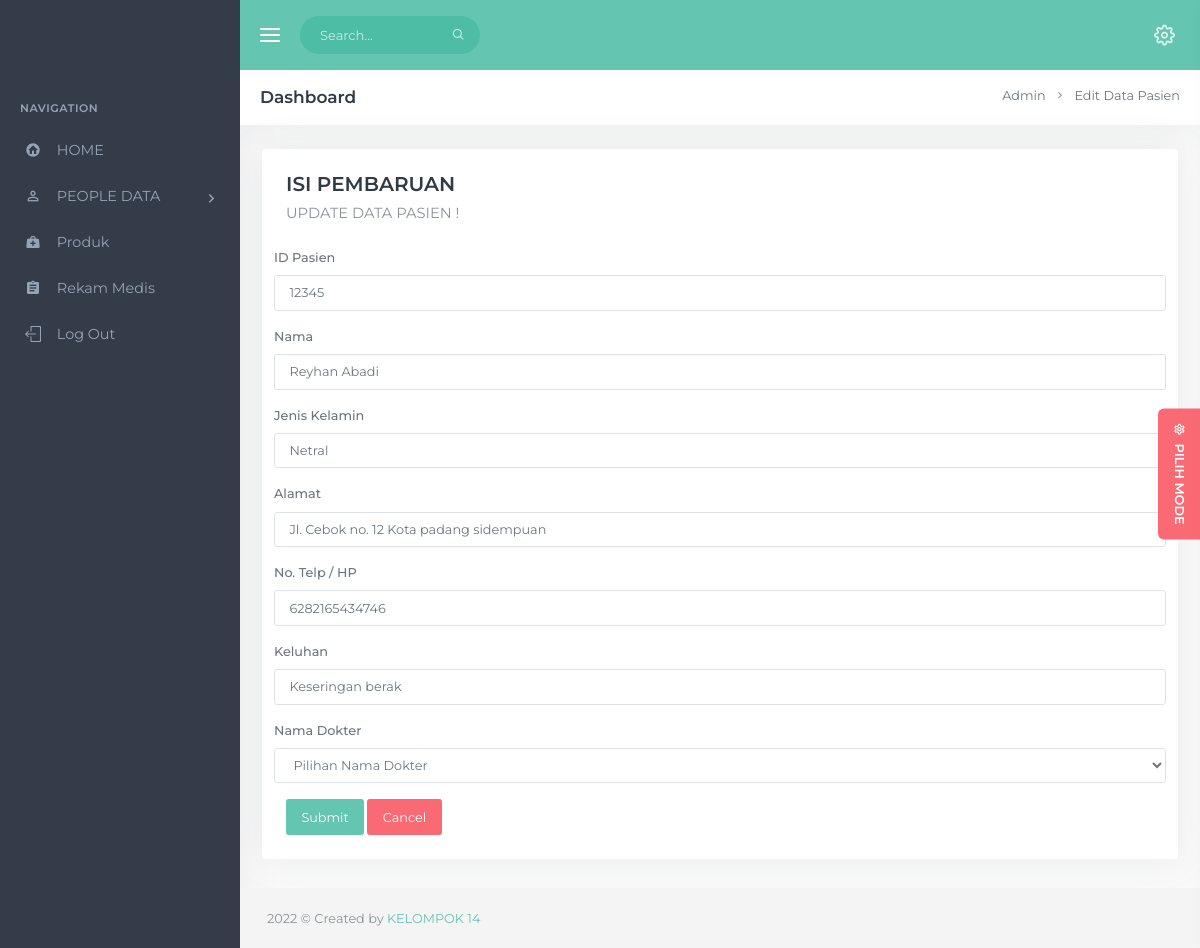
The app's page /uppasien.php?id_pas=12345, older data.
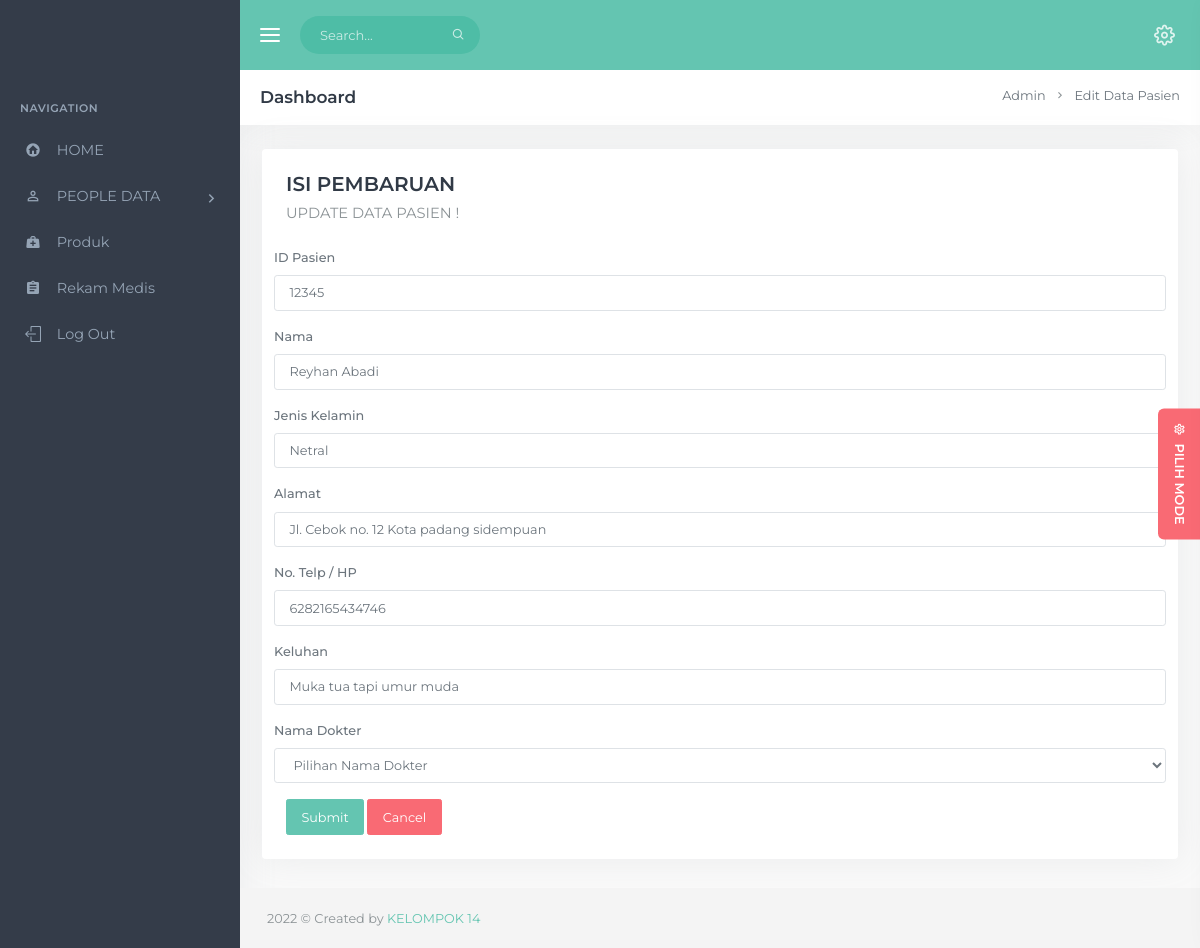
The same page, newer data.
### tables this page shows
CREATE TABLE `pasien` (
  `id_pas` int(12) NOT NULL,
  `nm_pas` varchar(45) NOT NULL,
  `jk_pas` varchar(10) NOT NULL,
  `almt` varchar(50) NOT NULL,
  `tlp_pas` bigint(16) NOT NULL,
  `keluhan` text NOT NULL,
  `nm_dr` varchar(45) NOT NULL
);

### uppasien.php (the view, shortened to what the changed rows need)
<!DOCTYPE html>
<html lang="en">
<head>
        <link href="assets/libs/c3/c3.min.css" rel="stylesheet" type="text/css" />
        <link href="assets/css/bootstrap.min.css" rel="stylesheet" type="text/css" id="bootstrap-stylesheet" />
        <link href="assets/css/icons.min.css" rel="stylesheet" type="text/css" />
        <link href="assets/css/app.min.css" rel="stylesheet" type="text/css"  id="app-stylesheet" />
    </head>
    <body>
        <div id="wrapper">
            <div class="content-page">
                <div class="content">
                    <div class="container-fluid">
                        <div class="row justify-content-center">
                            <div class="col-lg-12">
                                <div class="card-box">
                                    <form class="parsley-examples" method="post" action="uppasienK.php" enctype="multipart/form-data">
                                    <?php
                                        require 'koneksi.php';
                                        $id = $_GET['id_pas'];
                                        $sql="SELECT * FROM pasien where id_pas='$id'";
                                        $view=mysqli_query($mysql, $sql);
                                        while ($data=mysqli_fetch_array($view)) {
                                    ?>
                                        <div class="form-group row">
                                        <label>ID Pasien</label>
                                            <input class="form-control" name="id_pas" type="text" value="<?php echo $data['id_pas']; ?>">
                                        </div>
                                        <div class="form-group row">
                                        <label>Nama</label>
                                            <input class="form-control" name="nm_pas" type="text" value="<?php echo $data['nm_pas']; ?>">
                                        </div>
                                        <div class="form-group row">
                                        <label>Jenis Kelamin</label>
                                            <input class="form-control" name="jk_pas" type="text" value="<?php echo $data['jk_pas']; ?>">
                                        </div>
                                        <div class="form-group row">
                                        <label>Alamat</label>
                                            <input class="form-control" name="almt" type="text" value="<?php echo $data['almt']; ?>">
                                        </div>
                                        <div class="form-group row">
                                        <label>No. Telp / HP</label>
                                            <input class="form-control" name="tlp_pas" type="text" value="<?php echo $data['tlp_pas']; ?>">
                                        </div>
                                        <div class="form-group row">
                                            <label>Keluhan</label>
                                            <input type="text" class="form-control" name="keluhan" value="<?php echo $data['keluhan']; ?>">
                                        </div>
                                        <div class="form-group row">
                                            <label>Nama Dokter</label>
                                            <select class="form-control" name="nm_dr">
                                                <b><option disabled selected value="pilih">Pilihan Nama Dokter</option></b>
                                            </select>
                                        </div>
                                    <?php } ?>
                                    </form>
                                </div>
                            </div>
                        </div>
                    </div>
                </div>
            </div>
        </div>
    </body>
</html>

Row changes from the older to the newer data that the page shows:
changed pasien "Reyhan Abadi": keluhan "Keseringan berak" → "Muka tua tapi umur muda"
